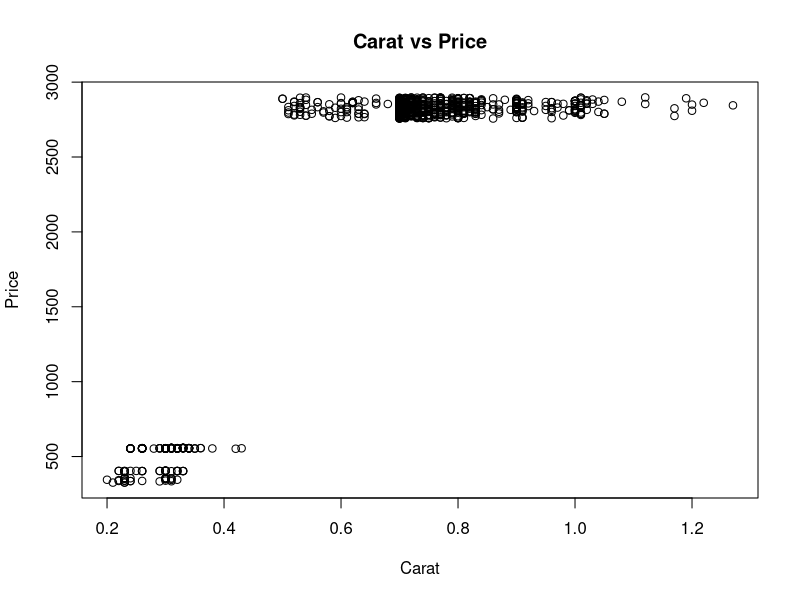

The R source for this figure:
## ---- chunk 1
library(ggplot2)
data(diamonds)
## ---- chunk 2
objects(diamonds)
## ---- chunk 3
nrow(diamonds)
summary(diamonds)
## ---- chunk 4
my.cat.vars = diamonds[,c("cut","color","clarity")]
my.cat.vars
## ---- chunk 5
max(diamonds$price)
mean(diamonds$price)
summary(diamonds$cut)
## ---- chunk 6
avg.prices = aggregate(diamonds$price, by=list(diamonds$clarity),FUN=mean)
avg.prices$x[avg.prices$Group.1 == 'SI2'] - avg.prices$x[avg.prices$Group.1 == 'IF']
## ---- chunk 7
# z/mean(x, y)
## ---- chunk 8
# diamonds$z/(mean(diamonds$x, diamonds$y))
## ---- chunk 9
# diamonds$z/(rowMeans(diamonds$x, diamonds$y))
## ---- chunk 10
Depth <- (diamonds$z)/rowMeans(cbind(diamonds$x, diamonds$y))
## ---- chunk 11
my.avg = (diamonds$x+ diamonds$y)/2
Depth1 = diamonds$z/my.avg
## ---- chunk 12
plot(diamonds[1:1000,]$carat, diamonds[1:1000,]$price, xlab = "Carat", ylab = "Price", main = "Carat vs Price")
